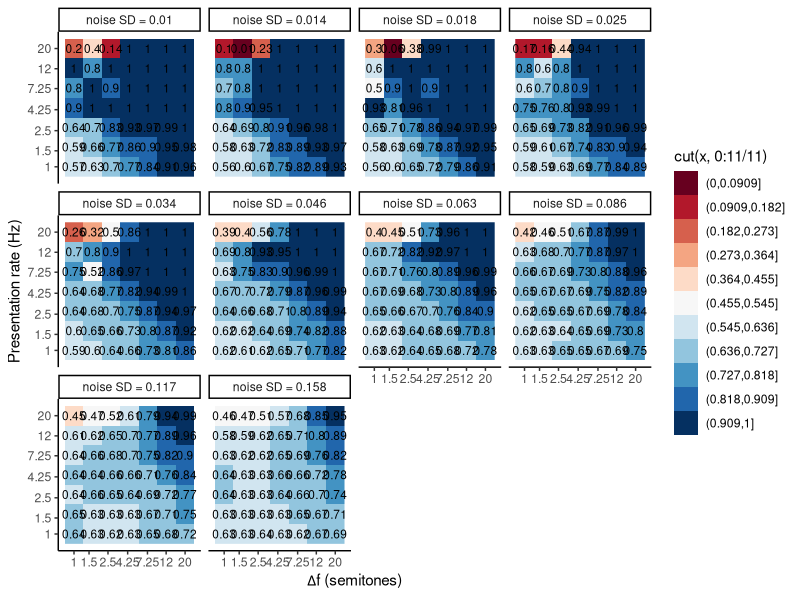
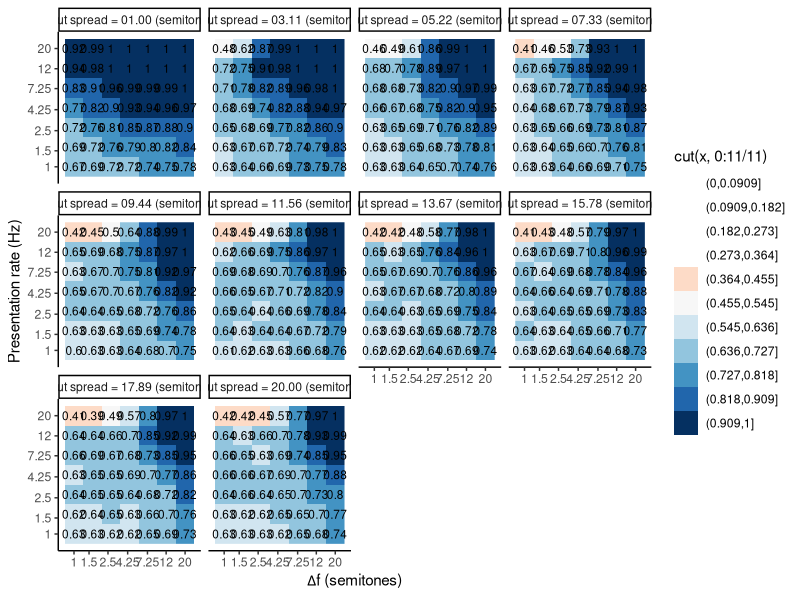
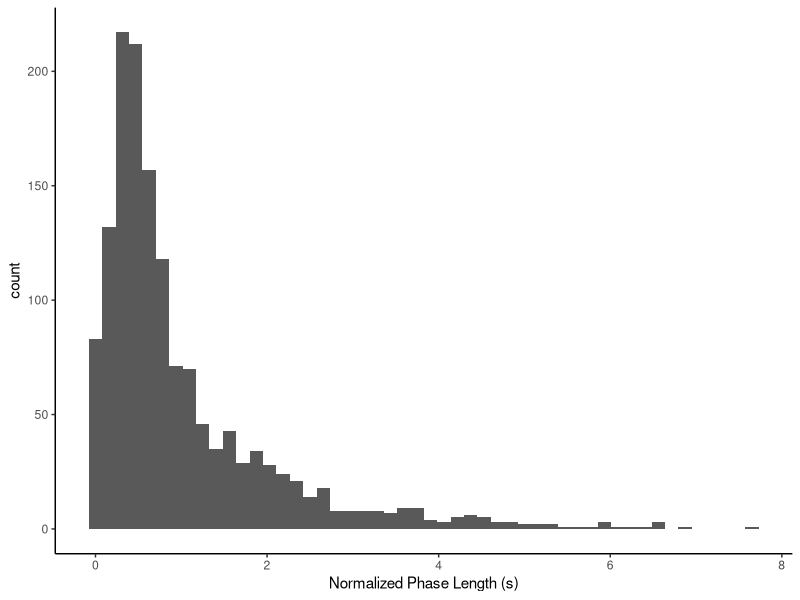
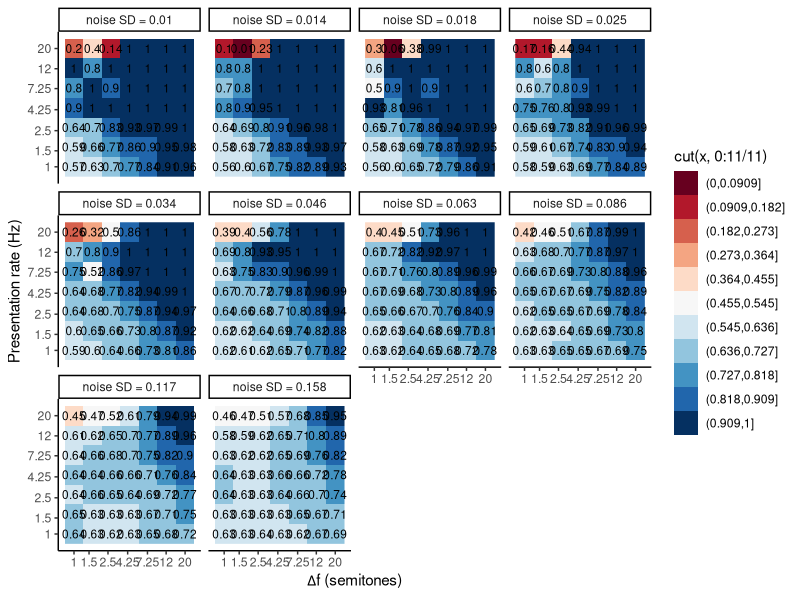
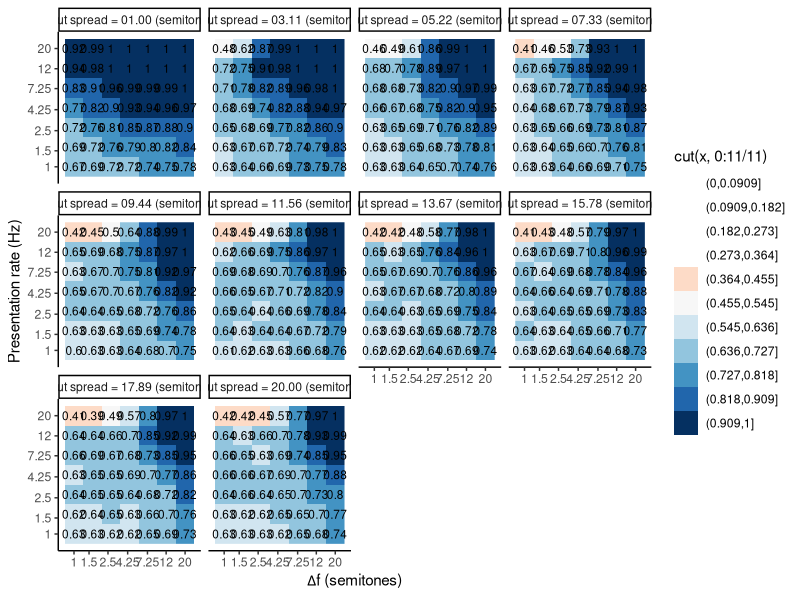
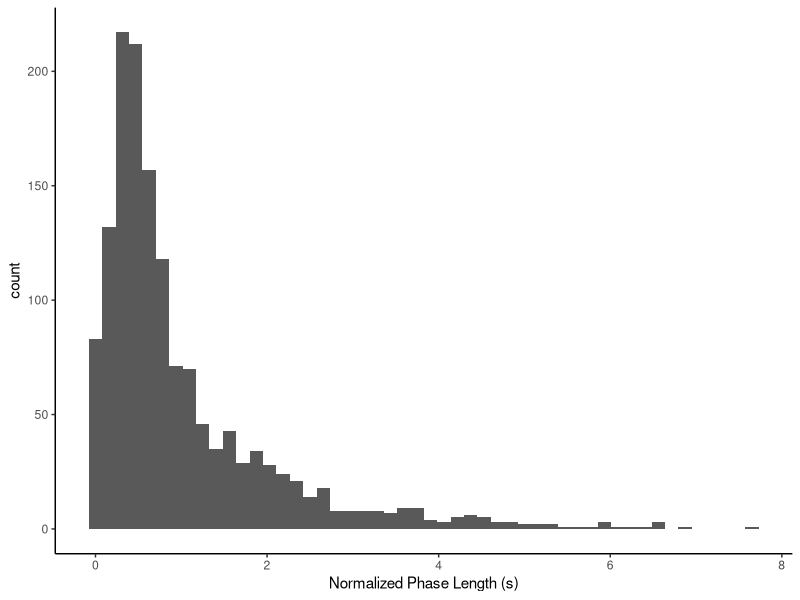

The R script that drew these images, in order:
library(ggplot2)
library(dplyr)


########################################
## Parameter gamma

df = read.csv('noise_level_2017-08-07_17.54.csv')

means = df %>%
  group_by(DF,PR,gamma) %>%
  summarize(x = mean(x))

DFs = floor(unique(means$DF) / 0.25)*0.25
PRs = floor(unique(means$PR) / 0.25)*0.25
ggplot(means,aes(x=log(DF),y=log(PR),
                 fill = cut(x,0:11/11),
                 label=round(x,2))) +
  geom_raster(interpolate=F) + geom_text(size=3) +
  facet_wrap(~paste("noise SD =",round(gamma,3))) +
  scale_x_continuous(breaks=log(DFs),labels=DFs) +
  scale_y_continuous(breaks=log(PRs),labels=PRs) +
  scale_fill_brewer(palette='RdBu') + theme_classic() +
  xlab(expression(paste(Delta,"f (semitones)"))) +
  ylab("Presentation rate (Hz)")

ggsave(paste("noise_level_",Sys.Date(),".pdf",sep=""),width=11,height=8)

########################################
# Parameter sigma_p

df = read.csv('input_spread_2017-08-07_20.06.csv')

means = df %>%
  group_by(DF,PR,sigma_p) %>%
  summarize(x = mean(x))

DFs = floor(unique(means$DF) / 0.25)*0.25
PRs = floor(unique(means$PR) / 0.25)*0.25
ggplot(means,aes(x=log(DF),y=log(PR),
                 fill = cut(x,0:11/11),
                 label=round(x,2))) +
  geom_raster(interpolate=F) + geom_text(size=3) +
  facet_wrap(~paste("input spread =",sprintf("%05.2f",round(sigma_p,2)),"(semitones)")) +
  scale_x_continuous(breaks=log(DFs),labels=DFs) +
  scale_y_continuous(breaks=log(PRs),labels=PRs) +
  xlab(expression(paste(Delta,"f (semitones)"))) +
  ylab("Presentation rate (Hz)") +
  scale_fill_brewer(palette='RdBu',drop=F) + theme_classic()

ggsave(paste("input_spread_",Sys.Date(),".pdf",sep=""),width=11,height=8)


########################################
## phase lengths
df = read.csv('phase_lengths_2017-08-08_10.27.csv')

normalized = df %>%
  group_by(repeat.) %>%
  mutate(nlengths = lengths/mean(lengths))

ggplot(subset(normalized,index > 1),aes(x=nlengths)) +
  geom_histogram(bins=50) + theme_classic() + xlab('Normalized Phase Length (s)')

ggsave(paste("phase_lengths_",Sys.Date(),".pdf",sep=""),width=5,height=5)
